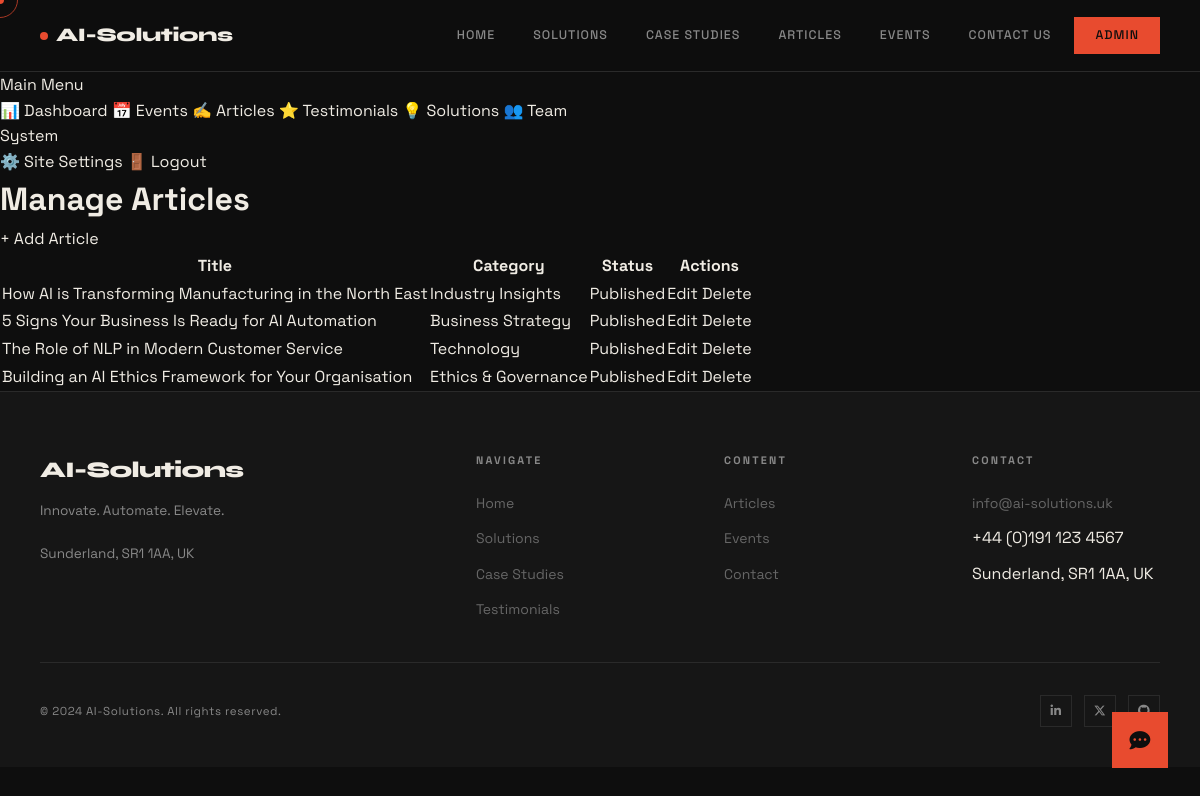
The page /admin/articles (signed in) on the database its author committed.
### models.py (models this page shows)
class SiteSettings(db.Model):
    __tablename__ = 'site_settings'
    id = db.Column(db.Integer, primary_key=True)
    company_logo = db.Column(db.String(300), nullable=True)
    company_name = db.Column(db.String(200), default='AI-Solutions')
    tagline = db.Column(db.String(500))
    address = db.Column(db.String(300))
    email = db.Column(db.String(120))
    phone = db.Column(db.String(50))
    linkedin_url = db.Column(db.String(300), nullable=True)
    twitter_url = db.Column(db.String(300), nullable=True)
    facebook_url = db.Column(db.String(300), nullable=True)
    instagram_url = db.Column(db.String(300), nullable=True)
    github_url = db.Column(db.String(300), nullable=True)

class Article(db.Model):
    __tablename__ = 'article'
    id = db.Column(db.Integer, primary_key=True)
    title = db.Column(db.String(200), nullable=False)
    excerpt = db.Column(db.String(500))
    body = db.Column(db.Text)
    category = db.Column(db.String(100))
    cover_image = db.Column(db.String(300), nullable=True)
    author = db.Column(db.String(100), default='AI-Solutions Team')
    published_at = db.Column(db.DateTime, default=datetime.utcnow)
    is_published = db.Column(db.Boolean, default=True)

### app.py (the view)
@app.route('/admin/articles')
@login_required
def admin_articles():
    articles = Article.query.order_by(desc(Article.published_at)).all()
    return render_template('admin/manage_articles.html', articles=articles)

### app.py (called while the page is built)
@login_manager.user_loader
def load_user(user_id):
    return db.session.get(AdminUser, int(user_id))

@app.context_processor
def inject_settings():
    settings = db.session.get(SiteSettings, 1)
    if not settings:
        settings = SiteSettings(id=1, company_name='AI-Solutions')
    return dict(settings=settings)

### templates/admin/manage_articles.html
{% extends "base.html" %}
{% block content %}
<div class="flex min-h-screen pt-20">
    <aside class="w-64 glass h-screen sticky top-20 p-6 flex flex-col gap-2 overflow-y-auto">
        <div class="text-xs font-bold text-neutral-500 uppercase tracking-widest mb-4 px-2">Main Menu</div>
        <a href="{{ url_for('admin_dashboard') }}" class="flex items-center gap-3 p-3 rounded-xl text-neutral-400 hover:bg-white/10 hover:text-white transition-all"><span>📊</span> Dashboard</a>
        <a href="{{ url_for('manage_events') }}" class="flex items-center gap-3 p-3 rounded-xl text-neutral-400 hover:bg-white/10 hover:text-white transition-all"><span>📅</span> Events</a>
        <a href="{{ url_for('manage_articles') }}" class="flex items-center gap-3 p-3 rounded-xl bg-white text-black font-semibold"><span>✍️</span> Articles</a>
        <a href="{{ url_for('manage_testimonials') }}" class="flex items-center gap-3 p-3 rounded-xl text-neutral-400 hover:bg-white/10 hover:text-white transition-all"><span>⭐</span> Testimonials</a>
        <a href="{{ url_for('manage_solutions') }}" class="flex items-center gap-3 p-3 rounded-xl text-neutral-400 hover:bg-white/10 hover:text-white transition-all"><span>💡</span> Solutions</a>
        <a href="{{ url_for('manage_team') }}" class="flex items-center gap-3 p-3 rounded-xl text-neutral-400 hover:bg-white/10 hover:text-white transition-all"><span>👥</span> Team</a>
        <div class="text-xs font-bold text-neutral-500 uppercase tracking-widest mt-8 mb-4 px-2">System</div>
        <a href="{{ url_for('settings') }}" class="flex items-center gap-3 p-3 rounded-xl text-neutral-400 hover:bg-white/10 hover:text-white transition-all"><span>⚙️</span> Site Settings</a>
        <a href="{{ url_for('admin_logout') }}" class="flex items-center gap-3 p-3 rounded-xl text-red-400 hover:bg-red-500/10 transition-all mt-auto"><span>🚪</span> Logout</a>
    </aside>
    <main class="flex-1 p-8">
        <div class="max-w-6xl mx-auto">
            <div class="flex justify-between items-center mb-10">
                <h1 class="text-3xl font-bold text-gradient">Manage Articles</h1>
                <a href="{{ url_for('add_article') }}" class="bg-white text-black px-6 py-2 rounded-full font-bold hover:bg-neutral-200 transition-all">+ Add Article</a>
            </div>
            <div class="glass rounded-3xl overflow-hidden">
                <table class="w-full text-left text-sm">
                    <thead class="bg-white/5 text-neutral-400 uppercase text-xs">
                        <tr><th class="px-6 py-4">Title</th><th class="px-6 py-4">Category</th><th class="px-6 py-4">Status</th><th class="px-6 py-4 text-right">Actions</th></tr>
                    </thead>
                    <tbody class="divide-y divide-white/5">
                        {% for article in articles %}
                        <tr class="hover:bg-white/5 transition-colors">
                            <td class="px-6 py-4 font-medium">{{ article.title }}</td>
                            <td class="px-6 py-4 text-neutral-400">{{ article.category }}</td>
                            <td class="px-6 py-4">
                                <span class="px-2 py-1 rounded-full text-[10px] font-bold uppercase {% if article.is_published %}bg-green-500/20 text-green-400{% else %}bg-neutral-500/20 text-neutral-400{% endif %}">
                                    {{ 'Published' if article.is_published else 'Draft' }}
                                </span>
                            </td>
                            <td class="px-6 py-4 text-right space-x-3">
                                <a href="{{ url_for('edit_article', id=article.id) }}" class="text-blue-400 hover:underline">Edit</a>
                                <a href="{{ url_for('delete_article', id=article.id) }}" class="text-red-400 hover:underline" onclick="return confirm('Delete this article?')">Delete</a>
                            </td>
                        </tr>
                        {% endfor %}
                    </tbody>
                </table>
            </div>
        </div>
    </main>
</div>
{% endblock %}

### templates/base.html (shortened to what this page needs)
<!DOCTYPE html>
<html lang="en">
<head>
  <link rel="stylesheet" href="https://cdnjs.cloudflare.com/ajax/libs/font-awesome/6.5.0/css/all.min.css">
  <link rel="stylesheet" href="{{ url_for('static', filename='css/style.css') }}">
</head>
<body>
<nav class="navbar">
  <a href="{{ url_for('index') }}" class="nav-logo">
    {% if settings and settings.company_logo %}
      <img src="{{ url_for('static', filename=settings.company_logo) }}" alt="{{ settings.company_name }}">
    {% else %}
      <span class="logo-dot"></span>
      <span>{{ settings.company_name if settings else 'AI-Solutions' }}</span>
    {% endif %}
  </a>
  <div class="nav-links" id="nav-links">
    <a href="{{ url_for('index') }}" class="{{ 'active' if request.endpoint == 'index' }}">Home</a>
    <a href="{{ url_for('solutions') }}" class="{{ 'active' if request.endpoint == 'solutions' }}">Solutions</a>
    <a href="{{ url_for('case_studies') }}" class="{{ 'active' if request.endpoint == 'case_studies' }}">Case Studies</a>
    <a href="{{ url_for('articles') }}" class="{{ 'active' if request.endpoint in ['articles','article_detail'] }}">Articles</a>
    <a href="{{ url_for('events') }}" class="{{ 'active' if request.endpoint == 'events' }}">Events</a>
    <a href="{{ url_for('contact') }}" class="{{ 'active' if request.endpoint == 'contact' }}">Contact Us</a>
    <a href="{{ url_for('admin_login') }}" class="nav-cta">Admin</a>
  </div>
</nav>
<div class="page-wrapper">
  {% block content %}{% endblock %}
</div>
<footer class="footer">
  <div class="footer-inner">
    <div class="footer-top">
      <div>
        <div class="footer-brand">{{ settings.company_name if settings else 'AI-Solutions' }}</div>
        <p class="footer-tagline">{{ settings.tagline if settings else 'Innovate. Automate. Elevate.' }}<br><br>{{ settings.address if settings else 'Sunderland, UK' }}</p>
      </div>
      <div>
        <div class="footer-col-title">Navigate</div>
        <ul class="footer-links">
          <li><a href="{{ url_for('index') }}">Home</a></li>
          <li><a href="{{ url_for('solutions') }}">Solutions</a></li>
          <li><a href="{{ url_for('case_studies') }}">Case Studies</a></li>
          <li><a href="{{ url_for('testimonials') }}">Testimonials</a></li>
        </ul>
      </div>
      <div>
        <div class="footer-col-title">Content</div>
        <ul class="footer-links">
          <li><a href="{{ url_for('articles') }}">Articles</a></li>
          <li><a href="{{ url_for('events') }}">Events</a></li>
          <li><a href="{{ url_for('contact') }}">Contact</a></li>
        </ul>
      </div>
      <div>
        <div class="footer-col-title">Contact</div>
        <ul class="footer-links">
          {% if settings and settings.email %}<li><a href="mailto:{{ settings.email }}">{{ settings.email }}</a></li>{% endif %}
          {% if settings and settings.phone %}<li>{{ settings.phone }}</li>{% endif %}
          {% if settings and settings.address %}<li>{{ settings.address }}</li>{% endif %}
        </ul>
      </div>
    </div>
    <div class="footer-bottom">
      <span>&copy; {{ now().year if now is defined else '2024' }} {{ settings.company_name if settings else 'AI-Solutions' }}. All rights reserved.</span>
      <div class="footer-social">
        {% if settings and settings.linkedin_url %}<a href="{{ settings.linkedin_url }}" target="_blank"><i class="fab fa-linkedin-in"></i></a>{% endif %}
        {% if settings and settings.twitter_url %}<a href="{{ settings.twitter_url }}" target="_blank"><i class="fab fa-x-twitter"></i></a>{% endif %}
        {% if settings and settings.github_url %}<a href="{{ settings.github_url }}" target="_blank"><i class="fab fa-github"></i></a>{% endif %}
      </div>
    </div>
  </div>
</footer>
<button class="chatbot-btn" id="chatbot-btn" aria-label="Open chat">
  <i class="fas fa-comment-dots"></i>
</button>
</body>
</html>

### static/css/style.css (style rules this page uses)
:root { --bg: #0e0e0e; --fg: #f0ece4; --acc: #E84B2F; --grn: #4ade80; --sur: #161616; --sur2: #1e1e1e; --bdr: #2a2a2a; --muted: #888; --font-display: 'Syne', sans-serif; --font-body: 'Space Grotesk', sans-serif; --radius: 0px; --transition: 0.3s cubic-bezier(0.16, 1, 0.3, 1); }
*, *::before, *::after { box-sizing: border-box; margin: 0; padding: 0; }
html { scroll-behavior: smooth; font-size: 16px; }
body { background: var(--bg); color: var(--fg); font-family: var(--font-body); font-weight: 400; line-height: 1.6; cursor: none; overflow-x: hidden; }
a { color: inherit; text-decoration: none; }
ul, ol { list-style: none; }
button { cursor: none; border: none; background: none; font-family: inherit; }
.navbar { position: fixed; top: 0; left: 0; right: 0; z-index: 100; padding: 0 40px; height: 72px; display: flex; align-items: center; justify-content: space-between; border-bottom: 1px solid var(--bdr); background: rgba(14,14,14,0.92); backdrop-filter: blur(12px); }
.nav-logo { font-family: var(--font-display); font-size: 1.2rem; font-weight: 800; letter-spacing: -0.02em; display: flex; align-items: center; gap: 8px; }
.nav-logo .logo-dot { width: 8px; height: 8px; background: var(--acc); border-radius: 50%; display: inline-block; }
.nav-links { display: flex; align-items: center; gap: 8px; }
.nav-links a { font-size: 0.78rem; font-weight: 500; letter-spacing: 0.08em; text-transform: uppercase; color: var(--muted); padding: 6px 14px; border: 1px solid transparent; transition: color var(--transition), border-color var(--transition); }
.nav-cta { font-size: 0.78rem; font-weight: 600; letter-spacing: 0.08em; text-transform: uppercase; color: var(--bg) !important; background: var(--acc); padding: 8px 20px !important; border: 1px solid var(--acc) !important; transition: background var(--transition), color var(--transition) !important; }
.page-wrapper { padding-top: 72px; }
.footer { border-top: 1px solid var(--bdr); padding: 60px 40px 40px; background: var(--sur); }
.footer-inner { max-width: 1280px; margin: 0 auto; }
.footer-top { display: grid; grid-template-columns: 2fr 1fr 1fr 1fr; gap: 60px; padding-bottom: 40px; border-bottom: 1px solid var(--bdr); margin-bottom: 32px; }
.footer-brand { font-family: var(--font-display); font-size: 1.4rem; font-weight: 800; letter-spacing: -0.03em; margin-bottom: 12px; }
.footer-tagline { font-size: 0.85rem; color: var(--muted); line-height: 1.6; max-width: 280px; }
.footer-col-title { font-size: 0.68rem; font-weight: 700; letter-spacing: 0.2em; text-transform: uppercase; color: var(--muted); margin-bottom: 20px; }
.footer-links { display: flex; flex-direction: column; gap: 10px; }
.footer-links a { font-size: 0.875rem; color: #666; transition: color var(--transition); }
.footer-bottom { display: flex; align-items: center; justify-content: space-between; font-size: 0.72rem; color: var(--muted); letter-spacing: 0.05em; }
.footer-social { display: flex; gap: 12px; }
.footer-social a { width: 32px; height: 32px; border: 1px solid var(--bdr); display: flex; align-items: center; justify-content: center; font-size: 0.75rem; color: var(--muted); transition: color var(--transition), border-color var(--transition), background var(--transition); }
.chatbot-btn { position: fixed; bottom: 32px; right: 32px; width: 56px; height: 56px; background: var(--acc); display: flex; align-items: center; justify-content: center; z-index: 500; transition: transform var(--transition); animation: chatPulse 3s ease infinite; }
.chatbot-btn i { color: var(--bg); font-size: 1.3rem; }

### rows shown on the page
SiteSettings: company_name "AI-Solutions", tagline "Innovate. Automate. Elevate.", address "Sunderland, SR1 1AA, UK", email "info@ai-solutions.uk", phone "+44 (0)191 123 4567"
Article: title "How AI is Transforming Manufacturing in the North East", category "Industry Insights", is_published "Published"
Article: title "5 Signs Your Business Is Ready for AI Automation", category "Business Strategy", is_published "Published"
Article: title "The Role of NLP in Modern Customer Service", category "Technology", is_published "Published"
Article: title "Building an AI Ethics Framework for Your Organisation", category "Ethics & Governance", is_published "Published"
